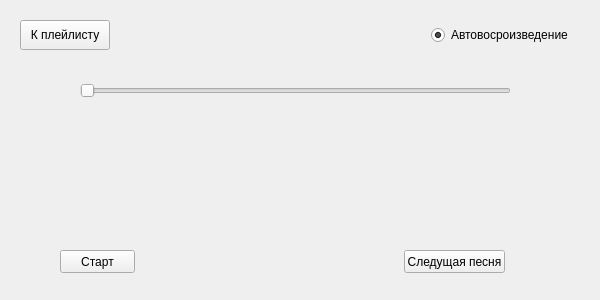
<?xml version="1.0" encoding="UTF-8"?>
<ui version="4.0">
 <class>Form</class>
 <widget class="QWidget" name="Form">
  <property name="geometry">
   <rect>
    <x>0</x>
    <y>0</y>
    <width>600</width>
    <height>300</height>
   </rect>
  </property>
  <property name="windowTitle">
   <string>Form</string>
  </property>
  <widget class="QSlider" name="horizontalSlider">
   <property name="geometry">
    <rect>
     <x>80</x>
     <y>80</y>
     <width>431</width>
     <height>22</height>
    </rect>
   </property>
   <property name="orientation">
    <enum>Qt::Horizontal</enum>
   </property>
  </widget>
  <widget class="QLabel" name="start">
   <property name="geometry">
    <rect>
     <x>70</x>
     <y>120</y>
     <width>47</width>
     <height>13</height>
    </rect>
   </property>
   <property name="text">
    <string/>
   </property>
  </widget>
  <widget class="QLabel" name="end">
   <property name="geometry">
    <rect>
     <x>460</x>
     <y>120</y>
     <width>47</width>
     <height>13</height>
    </rect>
   </property>
   <property name="text">
    <string/>
   </property>
  </widget>
  <widget class="QPushButton" name="start_playing">
   <property name="geometry">
    <rect>
     <x>60</x>
     <y>250</y>
     <width>75</width>
     <height>23</height>
    </rect>
   </property>
   <property name="text">
    <string>Старт</string>
   </property>
  </widget>
  <widget class="QPushButton" name="next_song">
   <property name="geometry">
    <rect>
     <x>404</x>
     <y>250</y>
     <width>101</width>
     <height>23</height>
    </rect>
   </property>
   <property name="text">
    <string>Следущая песня</string>
   </property>
  </widget>
  <widget class="QPushButton" name="to_music_list">
   <property name="geometry">
    <rect>
     <x>20</x>
     <y>20</y>
     <width>90</width>
     <height>30</height>
    </rect>
   </property>
   <property name="text">
    <string>К плейлисту</string>
   </property>
  </widget>
  <widget class="QRadioButton" name="autoplaying">
   <property name="enabled">
    <bool>true</bool>
   </property>
   <property name="geometry">
    <rect>
     <x>431</x>
     <y>25</y>
     <width>141</width>
     <height>20</height>
    </rect>
   </property>
   <property name="text">
    <string>Автовосроизведение</string>
   </property>
   <property name="checked">
    <bool>true</bool>
   </property>
  </widget>
  <widget class="QLabel" name="now_playing">
   <property name="geometry">
    <rect>
     <x>160</x>
     <y>30</y>
     <width>251</width>
     <height>21</height>
    </rect>
   </property>
   <property name="text">
    <string/>
   </property>
  </widget>
  <widget class="QLabel" name="image_label">
   <property name="geometry">
    <rect>
     <x>75</x>
     <y>150</y>
     <width>450</width>
     <height>81</height>
    </rect>
   </property>
   <property name="text">
    <string/>
   </property>
  </widget>
  <widget class="QLabel" name="jevil_place">
   <property name="geometry">
    <rect>
     <x>200</x>
     <y>100</y>
     <width>200</width>
     <height>200</height>
    </rect>
   </property>
   <property name="text">
    <string/>
   </property>
  </widget>
 </widget>
 <resources/>
 <connections/>
</ui>
